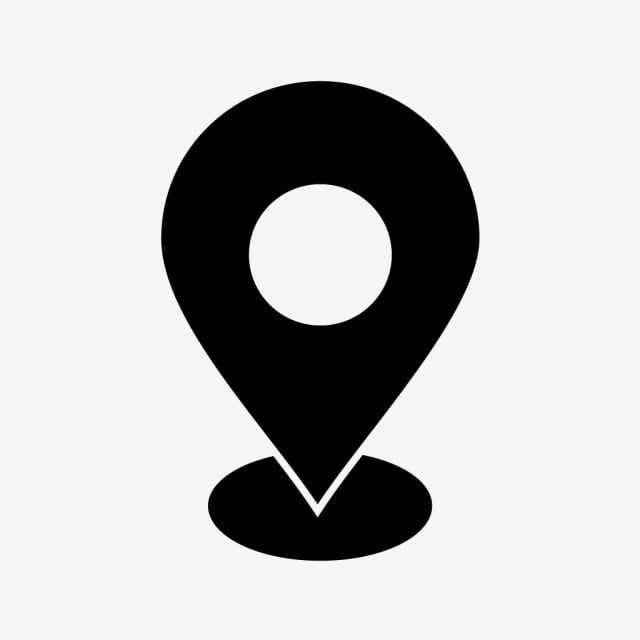
#> input picture inputs/1.jpg, 640 x 640 px
$ python -i tracer.py   (imports and definitions only)
#> lines starting #> are read from the running program, lines starting #| are printed output that depends on the picture; after the words box and inside, x2 and y2 are one past the last pixel; in counts of white or black regions, pixels touching at a corner belong together
"""
YD-Vector: potrace-quality bitmap-to-SVG tracer.

Upgrade: replaced cv2.approxPolyDP + Catmull-Rom heuristic with:
  1. Corner-penalty optimal polygon  (potrace Stage 2 equivalent)
  2. Schneider iterative cubic Bezier fitting  (potrace Stage 3 equivalent)
"""

import numpy as np
from PIL import Image
import cv2
from typing import List, Tuple, Optional
from dataclasses import dataclass
import math
from pathlib import Path

try:
    import yaml as _yaml
    _HAS_YAML = True
except ImportError:
    _HAS_YAML = False


# ─── Params ───────────────────────────────────────────────────────────────────

@dataclass
class Params:
    threshold: int      = 128
    turd_size: int      = 2
    alpha_max: float    = 1.0
    opti_curve: bool    = True
    opti_tolerance: float = 0.2
    scale: float        = 1.0
    invert: bool        = False
    # corner_arc_radius_* no longer used — Schneider handles corners natively

    # [22 lines left out: function from_yaml, not called in this run]


# ─── Image loading ────────────────────────────────────────────────────────────

def load_image(path: str) -> np.ndarray:
#> called with path = '../inputs/1.jpg'
    img = Image.open(path).convert("RGB")
    return np.array(img)

def to_grayscale(img: np.ndarray) -> np.ndarray:
    if img.ndim == 2:
        return img
    return (0.299*img[:,:,0] + 0.587*img[:,:,1] + 0.114*img[:,:,2]).astype(np.uint8)

def binarize(gray: np.ndarray, threshold: int = 128, invert: bool = False) -> np.ndarray:
#> called with threshold = 128, invert = False
    binary = (gray < threshold).astype(np.uint8) * 255
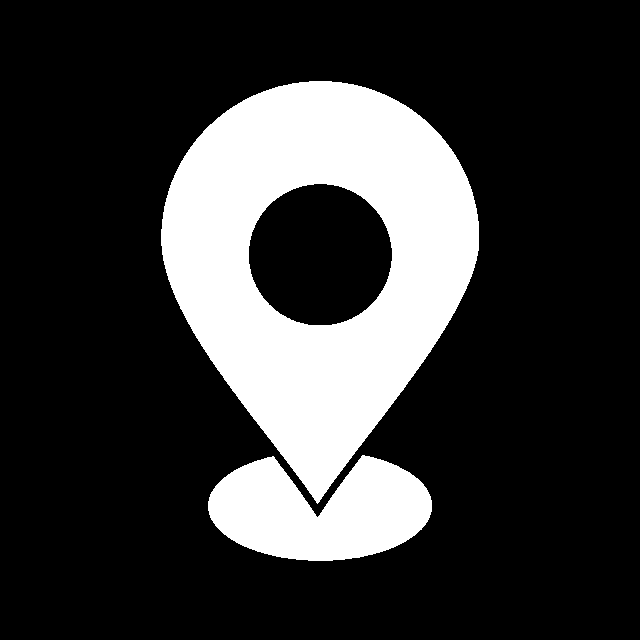
#> binary: shape (640, 640); 21.8% white; 2 white regions
    if invert:
        binary = 255 - binary
    return binary

def suppress_specks(binary: np.ndarray, min_area: int = 2) -> np.ndarray:
#> called with min_area = 2
    if min_area <= 0:
        return binary
    num_labels, labels, stats, _ = cv2.connectedComponentsWithStats(binary, connectivity=8)
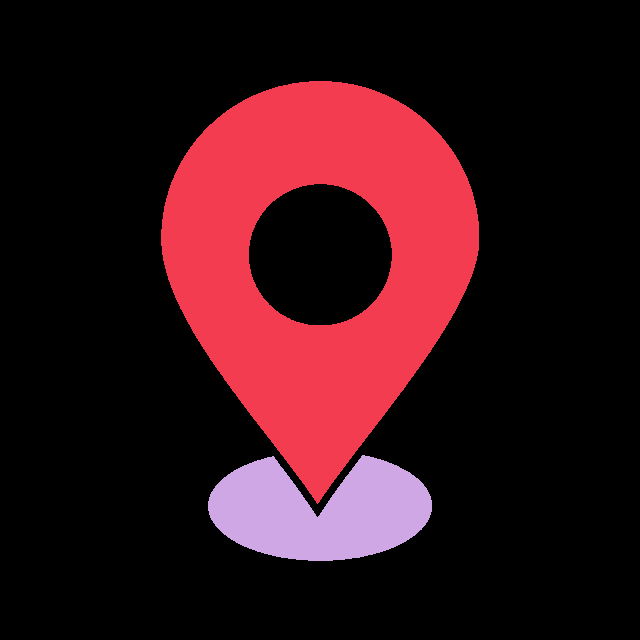
#> labels: shape (640, 640) int32; 3 distinct labels, from 0 to 2; one colour per label, 0 black
#> num_labels = 3; stats = [[0, 0, 640, 640, 320339], [161, 81, 318, 423, 72849], [208, 455, 224, 106, 16412]]
    cleaned = np.zeros_like(binary)
    for i in range(1, num_labels):
        if stats[i, cv2.CC_STAT_AREA] >= min_area:
            cleaned[labels == i] = 255
    return cleaned


# ─── Contour extraction ───────────────────────────────────────────────────────

def extract_contours_cv(binary: np.ndarray):
    contours, hierarchy = cv2.findContours(
        binary, cv2.RETR_CCOMP, cv2.CHAIN_APPROX_NONE
    )
    return contours, hierarchy


# ─── Stage 1 replacement: corner-penalty optimal polygon ─────────────────────
#
# Replaces: cv2.approxPolyDP (Douglas-Peucker)
#
# What this does differently:
#   DP only minimises point count — it does not know that sharp corners are
#   expensive for curve fitting.  This pass scores candidate polygons by
#   (deviation from original pixels)  +  (corner_penalty * num_corners)
#   and picks the one with lowest total cost via a simple DP on the cyclic
#   point sequence — the same strategy as potrace's optimal polygon stage.
#
# Result: fewer, gentler corners are chosen as break-points, which gives
# the Schneider fitter cleaner segments to work with.

def _seg_deviation(pts: np.ndarray, i: int, j: int) -> float:
    """Max perpendicular distance from pts[i..j] to the chord pts[i]→pts[j]."""
    n = len(pts)
    if i == j:
        return 0.0
    p0 = pts[i % n].astype(float)
    p1 = pts[j % n].astype(float)
    dx, dy = p1[0] - p0[0], p1[1] - p0[1]
    seg_len = math.hypot(dx, dy)
    if seg_len < 1e-9:
        return 0.0
    max_d = 0.0
    k = (i + 1) % n
    while k != j % n:
        px, py = pts[k % n].astype(float)
        d = abs(dy*(px - p0[0]) - dx*(py - p0[1])) / seg_len
        if d > max_d:
            max_d = d
        k = (k + 1) % n
    return max_d


def optimal_polygon(pts: np.ndarray, tolerance: float = 1.0,
                    corner_penalty: float = 2.0) -> np.ndarray:
    """
    Return a subset of pts that forms an optimal polygon.

    Cost = sum of segment deviations + corner_penalty * num_segments.
    Solved with cyclic DP (O(n²) — fast enough for typical contour sizes).

    tolerance  : max allowed deviation in pixels (maps to opti_tolerance*2)
    corner_penalty : cost added per corner; higher → fewer, smoother corners
    """
    n = len(pts)
    if n <= 4:
        return pts

    # Pre-compute deviations for all (i,j) pairs within a window.
    # We limit the window to avoid O(n²) blow-up on very long contours.
    max_span = min(n, max(8, n // 4))

    INF = float('inf')
    # cost[i] = minimum cost to reach point i from point 0
    cost = [INF] * n
    prev = [-1] * n
    cost[0] = 0.0

    for i in range(n):
        if cost[i] == INF and i != 0:
            continue
        for span in range(1, max_span + 1):
            j = (i + span) % n
            dev = _seg_deviation(pts, i, i + span)
            if dev > tolerance * 4:          # hard reject — too much error
                break
            seg_cost = dev + corner_penalty
            new_cost = cost[i] + seg_cost
            if j == 0:                        # completed the cycle
                # close the loop — total cost check
                if new_cost < cost[0] + 1e-9:
                    pass                      # already set
                break
            if new_cost < cost[j]:
                cost[j] = new_cost
                prev[j] = i

    # Trace back the chosen vertices
    chosen = []
    idx = n - 1
    for _ in range(n):
        if prev[idx] == -1:
            break
        chosen.append(idx)
        idx = prev[idx]
        if idx == 0:
            break
    chosen.append(0)
    chosen = chosen[::-1]

    if len(chosen) < 3:
        # Fallback: evenly-spaced decimation
        step = max(1, n // 20)
        chosen = list(range(0, n, step))

    return pts[chosen]


# ─── Stage 2 replacement: Schneider iterative cubic Bezier fitting ────────────
#
# Replaces: smooth_path() with Catmull-Rom + fixed arc corners
#
# What this does:
#   For each contiguous run of points between detected corners this fits
#   a single cubic Bezier by:
#     1. Parameterise the points by cumulative chord length (t in [0,1])
#     2. Solve the least-squares system for the two interior control points
#        C1 and C2 given fixed endpoints P0 and P3
#     3. Measure the max deviation of the fitted curve from every original pt
#     4. If deviation > tolerance  →  split at the worst point and recurse
#
#   This is exactly the Schneider (1990) "An algorithm for automatically
#   fitting digitized curves" method that potrace's curve fitting is based on.
#
# Result: every curve segment is provably within opti_tolerance pixels of the
# original contour, unlike the Catmull-Rom approach which gives no guarantee.

def _chord_params(pts: np.ndarray) -> np.ndarray:
    """Cumulative chord-length parameterisation, normalised to [0, 1]."""
    diffs = np.diff(pts, axis=0)
    segs  = np.hypot(diffs[:, 0], diffs[:, 1])
    chord = np.concatenate([[0.0], np.cumsum(segs)])
    total = chord[-1]
    if total < 1e-9:
        return np.linspace(0.0, 1.0, len(pts))
    return chord / total


def _fit_cubic_ls(pts: np.ndarray,
                  t: np.ndarray,
                  tan0: np.ndarray,
                  tan1: np.ndarray) -> Tuple[np.ndarray, np.ndarray]:
    """
    Least-squares fit of a cubic Bezier through pts[0]..pts[-1] with
    clamped endpoint tangents tan0 (at start) and tan1 (at end).

    Returns (C1, C2) — the two interior control points.
    Solves the 2×2 system derived from the Bezier matrix equation.
    """
    n  = len(pts)
    P0 = pts[0].astype(float)
    P3 = pts[-1].astype(float)

    # Bernstein basis values B1(t) and B2(t)
    t2 = t * t
    t3 = t2 * t
    mt = 1.0 - t
    mt2 = mt * mt
    mt3 = mt2 * mt

    B0 = mt3
    B1 = 3.0 * mt2 * t
    B2 = 3.0 * mt  * t2
    B3 = t3

    # RHS: X_i - B0*P0 - B3*P3
    rhs = pts.astype(float) - np.outer(B0, P0) - np.outer(B3, P3)

    # A1_i = B1(t_i) * tan0,  A2_i = B2(t_i) * tan1
    A1 = np.outer(B1, tan0)   # (n, 2)
    A2 = np.outer(B2, tan1)

    # Build the 2×2 normal matrix
    c00 = float(np.sum(A1 * A1))
    c01 = float(np.sum(A1 * A2))
    c11 = float(np.sum(A2 * A2))
    x0  = float(np.sum(A1 * rhs))
    x1  = float(np.sum(A2 * rhs))

    det = c00 * c11 - c01 * c01
    if abs(det) < 1e-10:
        # Degenerate — fall back to chord-length heuristics
        seg = float(np.linalg.norm(P3 - P0)) / 3.0
        return P0 + seg * tan0, P3 + seg * tan1

    alpha0 = (c11 * x0 - c01 * x1) / det
    alpha1 = (c00 * x1 - c01 * x0) / det

    # Guard against negative alphas (curve would fold back)
    seg = float(np.linalg.norm(P3 - P0)) / 3.0
    if alpha0 < 1e-6:
        alpha0 = seg
    if alpha1 < 1e-6:
        alpha1 = seg

    C1 = P0 + alpha0 * tan0
    C2 = P3 + alpha1 * tan1
    return C1, C2


def _eval_cubic(P0, C1, C2, P3, t: float) -> np.ndarray:
    mt = 1.0 - t
    return (mt**3 * P0 + 3*mt**2*t * C1
            + 3*mt*t**2 * C2 + t**3 * P3)


def _max_error(pts: np.ndarray,
               t: np.ndarray,
               P0, C1, C2, P3) -> Tuple[float, int]:
    """Max deviation of fitted cubic from pts; returns (error, split_index)."""
    max_err = 0.0
    split   = len(pts) // 2
    for i in range(1, len(pts) - 1):
        q = _eval_cubic(P0, C1, C2, P3, t[i])
        err = float(np.sum((q - pts[i].astype(float))**2))
        if err > max_err:
            max_err = err
            split   = i
    return math.sqrt(max_err), split


def _tangent_unit(pts: np.ndarray, idx: int, forward: bool) -> np.ndarray:
    """Unit tangent at pts[idx], looking forward or backward."""
    n = len(pts)
    if forward:
        d = pts[min(idx + 1, n - 1)].astype(float) - pts[idx].astype(float)
    else:
        d = pts[idx].astype(float) - pts[max(idx - 1, 0)].astype(float)
    mag = math.hypot(d[0], d[1])
    if mag < 1e-9:
        return np.array([1.0, 0.0])
    return d / mag


def _fit_segment(pts: np.ndarray,
                 tan0: np.ndarray,
                 tan1: np.ndarray,
                 tolerance: float,
                 depth: int = 0) -> List[Tuple]:
    """
    Recursively fit cubic Beziers to pts with endpoint tangents tan0/tan1.
    Returns list of (C1, C2, P3) tuples — each is one cubic segment.
    Max recursion depth capped at 12 to prevent runaway on noisy contours.
    """
    if len(pts) < 2:
        return []
    if len(pts) == 2 or depth > 12:
        # Degenerate or too deep — emit a straight line as a degenerate cubic
        P0, P3 = pts[0].astype(float), pts[-1].astype(float)
        seg = np.linalg.norm(P3 - P0) / 3.0
        C1 = P0 + seg * tan0
        C2 = P3 - seg * tan1
        return [(C1, C2, P3)]

    t  = _chord_params(pts)
    P0 = pts[0].astype(float)
    P3 = pts[-1].astype(float)
    C1, C2 = _fit_cubic_ls(pts, t, tan0, tan1)

    err, split = _max_error(pts, t, P0, C1, C2, P3)

    if err <= tolerance:
        return [(C1, C2, P3)]

    # Split at worst point and recurse
    mid_tan = _tangent_unit(pts, split, forward=True)
    left  = _fit_segment(pts[:split + 1], tan0,     mid_tan,  tolerance, depth + 1)
    right = _fit_segment(pts[split:],     -mid_tan, tan1,     tolerance, depth + 1)
    return left + right


def _detect_corners(pts: np.ndarray, alpha_max: float) -> List[int]:
    """
    Return indices of corner points using potrace-style curvature threshold.

    A point is a corner when the angle between adjacent chords exceeds the
    threshold derived from alpha_max (higher alpha_max → more smoothing →
    fewer corners allowed).

    alpha_max=1.0 corresponds to ~60° corner threshold (potrace default).
    """
    n = len(pts)
    corners = []
    # cos threshold: alpha_max=0 → all corners; alpha_max=1.333 → no corners
    cos_thresh = math.cos(math.pi * min(alpha_max / 1.333, 1.0) * (2/3))

    for i in range(n):
        p0 = pts[(i - 1) % n].astype(float)
        p1 = pts[i].astype(float)
        p2 = pts[(i + 1) % n].astype(float)
        v1 = p1 - p0;  m1 = math.hypot(*v1)
        v2 = p2 - p1;  m2 = math.hypot(*v2)
        if m1 < 1e-9 or m2 < 1e-9:
            continue
        cos_a = float(np.dot(v1, v2)) / (m1 * m2)
        if cos_a < cos_thresh:
            corners.append(i)

    return corners


def fit_bezier_path(pts: np.ndarray,
                    tolerance: float = 0.4,
                    alpha_max: float = 1.0) -> str:
    """
    Main entry point: fits cubic Beziers to a closed contour.

    Replaces smooth_path() — this function:
      1. Detects corners using curvature threshold (alpha_max controls sensitivity)
      2. Between each pair of corners, runs Schneider iterative fitting
      3. Assembles the results into an SVG path string with only C commands

    Parameters
    ----------
    pts        : (N, 2) float array of contour points
    tolerance  : max pixel error per Bezier segment (maps to opti_tolerance)
    alpha_max  : potrace alphamax — higher = smoother (fewer corners forced)
    """
    n = len(pts)
    if n < 2:
        return ""
    if n == 2:
        return (f"M {pts[0][0]:.3f} {pts[0][1]:.3f} "
                f"L {pts[1][0]:.3f} {pts[1][1]:.3f} Z")

    corners = _detect_corners(pts, alpha_max)

    # If no corners found, treat the whole contour as one smooth run
    if not corners:
        corners = [0]

    # Build runs between corners (closed — last run wraps to first corner)
    runs = []
    num_c = len(corners)
    for ci in range(num_c):
        start = corners[ci]
        end   = corners[(ci + 1) % num_c]
        if end <= start:
            end += n
        # Collect points (wrapping around the cyclic array)
        run_pts = np.array([pts[k % n] for k in range(start, end + 1)])
        runs.append((start, run_pts))

    cmds = [f"M {pts[corners[0]][0]:.3f} {pts[corners[0]][1]:.3f}"]

    for run_idx, (start_idx, run_pts) in enumerate(runs):
        if len(run_pts) < 2:
            continue
        tan0 = _tangent_unit(run_pts, 0,               forward=True)
        tan1 = _tangent_unit(run_pts, len(run_pts) - 1, forward=False)

        segments = _fit_segment(run_pts, tan0, tan1, tolerance)
        for C1, C2, P3 in segments:
            cmds.append(
                f"C {C1[0]:.3f} {C1[1]:.3f} "
                f"{C2[0]:.3f} {C2[1]:.3f} "
                f"{P3[0]:.3f} {P3[1]:.3f}"
            )

    cmds.append("Z")
    return " ".join(cmds)


# ─── Utilities ────────────────────────────────────────────────────────────────

def contour_area_signed(pts: np.ndarray) -> float:
    n = len(pts)
    area = 0.0
    for i in range(n):
        j = (i + 1) % n
        area += pts[i][0] * pts[j][1]
        area -= pts[j][0] * pts[i][1]
    return area / 2.0


# ─── Main trace pipeline ──────────────────────────────────────────────────────

def trace(input_path: str,
          params: Optional[Params] = None) -> Tuple[List[dict], int, int]:
    """
    Returns list of dicts: {'d': svg_path_string, 'is_hole': bool, 'area': float}
    """
    if params is None:
        params = Params()

    img    = load_image(input_path)
    gray   = to_grayscale(img)
    binary = binarize(gray, params.threshold, params.invert)
    binary = suppress_specks(binary, params.turd_size)
    h, w   = binary.shape
#> h = 640; w = 640

    contours, hierarchy = extract_contours_cv(binary)
#> in extract_contours_cv, `contours, hierarchy = cv2.findContours( binary, cv2.RETR_CCOMP, cv2.CH..`: contours = 3 contours; box (x1, y1, x2, y2) and area: (161, 81, 479, 504) 88210, (208, 455, 432, 561) 16145, (248, 183, 393, 326) 16051
    paths = []

    if hierarchy is None or len(contours) == 0:
        return paths, int(w * params.scale), int(h * params.scale)

    hier = hierarchy[0]

    # Schneider tolerance in pixels — opti_tolerance is in "pixel units"
    # 0.2 (potrace default) is quite tight; multiply slightly to match
    # the visual quality of potrace at default settings.
    fit_tolerance = max(0.2, params.opti_tolerance * 2.0)

    # Corner-penalty polygon tolerance — tighter than Schneider so we don't
    # lose any corner candidates before the curve fitter sees them.
    poly_tolerance = max(0.5, params.opti_tolerance * 1.5)

    for i, contour in enumerate(contours):
        area = cv2.contourArea(contour)
        if area < max(params.turd_size, 4):
            continue

        parent  = hier[i][3]
        is_hole = parent >= 0

        # ── STAGE 1: corner-penalty optimal polygon (replaces approxPolyDP) ──
        pts_raw = contour.reshape(-1, 2).astype(float)

        if params.opti_curve:
            pts = optimal_polygon(pts_raw,
                                  tolerance     = poly_tolerance,
                                  corner_penalty= 2.0)
        else:
            # opti_curve=False → keep all original contour pixels (like potrace -n)
            pts = pts_raw

        if len(pts) < 3:
            continue

        # Subpixel offset — paths go through pixel corners like potrace
        pts = pts + 0.5

        # Scale
        if params.scale != 1.0:
            pts = pts * params.scale

        # Correct winding: outer=CCW, holes=CW
        signed_area = contour_area_signed(pts)
        if not is_hole and signed_area < 0:
            pts = pts[::-1]
        elif is_hole and signed_area > 0:
            pts = pts[::-1]

        # ── STAGE 2: Schneider iterative cubic Bezier fitting ─────────────────
        if params.opti_curve:
            d = fit_bezier_path(pts,
                                tolerance = fit_tolerance,
                                alpha_max = params.alpha_max)
        else:
            # Straight polyline output when optimisation disabled
            coords = " L ".join(f"{p[0]:.3f} {p[1]:.3f}" for p in pts)
            d = f"M {coords} Z"

        if d:
            paths.append({'d': d, 'is_hole': is_hole, 'area': area})
#> this loop made 3 passes
#> (parent, is_hole, max_span in optimal_polygon, INF in optimal_polygon) on pass 1: (-1, False, 133, inf)

    paths.sort(key=lambda x: x['area'], reverse=True)
    return paths, int(w * params.scale), int(h * params.scale)


# ─── SVG export ───────────────────────────────────────────────────────────────

# [30 lines left out: function export_svg, not called in this run]

>>> result = trace('../inputs/1.jpg')
